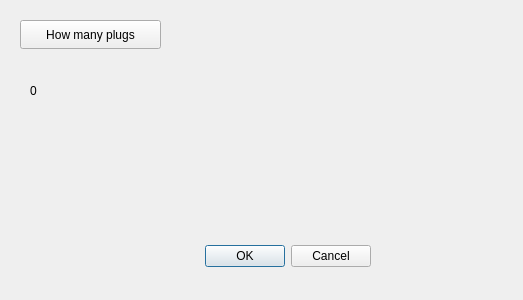
<?xml version="1.0" encoding="UTF-8"?>
<ui version="4.0">
 <class>Dialog</class>
 <widget class="QDialog" name="Dialog">
  <property name="geometry">
   <rect>
    <x>0</x>
    <y>0</y>
    <width>523</width>
    <height>300</height>
   </rect>
  </property>
  <property name="windowTitle">
   <string>Dialog</string>
  </property>
  <widget class="QDialogButtonBox" name="buttonBox">
   <property name="geometry">
    <rect>
     <x>30</x>
     <y>240</y>
     <width>341</width>
     <height>32</height>
    </rect>
   </property>
   <property name="orientation">
    <enum>Qt::Horizontal</enum>
   </property>
   <property name="standardButtons">
    <set>QDialogButtonBox::Cancel|QDialogButtonBox::Ok</set>
   </property>
  </widget>
  <widget class="QPushButton" name="pushButton">
   <property name="geometry">
    <rect>
     <x>20</x>
     <y>20</y>
     <width>141</width>
     <height>29</height>
    </rect>
   </property>
   <property name="text">
    <string>How many plugs</string>
   </property>
  </widget>
  <widget class="QLabel" name="label">
   <property name="geometry">
    <rect>
     <x>30</x>
     <y>70</y>
     <width>121</width>
     <height>41</height>
    </rect>
   </property>
   <property name="text">
    <string>0</string>
   </property>
  </widget>
 </widget>
 <resources/>
 <connections>
  <connection>
   <sender>buttonBox</sender>
   <signal>accepted()</signal>
   <receiver>Dialog</receiver>
   <slot>accept()</slot>
   <hints>
    <hint type="sourcelabel">
     <x>248</x>
     <y>254</y>
    </hint>
    <hint type="destinationlabel">
     <x>157</x>
     <y>274</y>
    </hint>
   </hints>
  </connection>
  <connection>
   <sender>buttonBox</sender>
   <signal>rejected()</signal>
   <receiver>Dialog</receiver>
   <slot>reject()</slot>
   <hints>
    <hint type="sourcelabel">
     <x>316</x>
     <y>260</y>
    </hint>
    <hint type="destinationlabel">
     <x>286</x>
     <y>274</y>
    </hint>
   </hints>
  </connection>
 </connections>
</ui>
